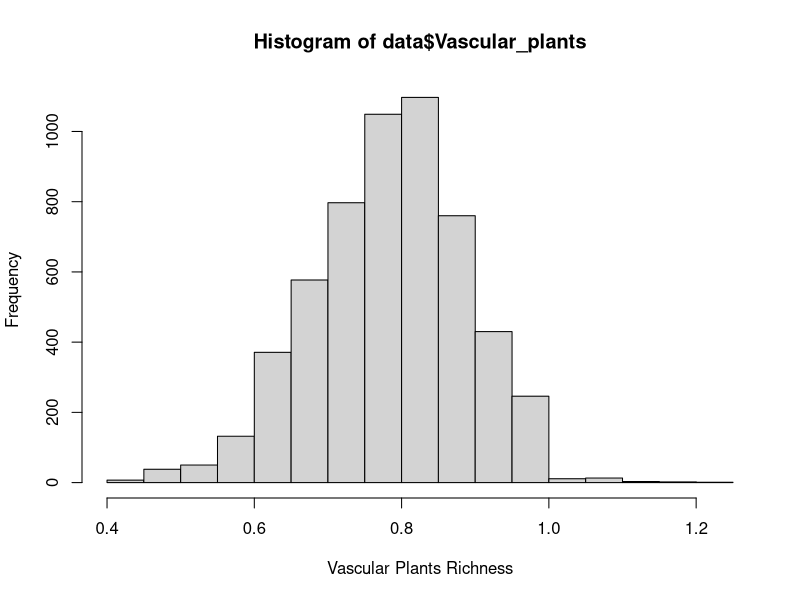
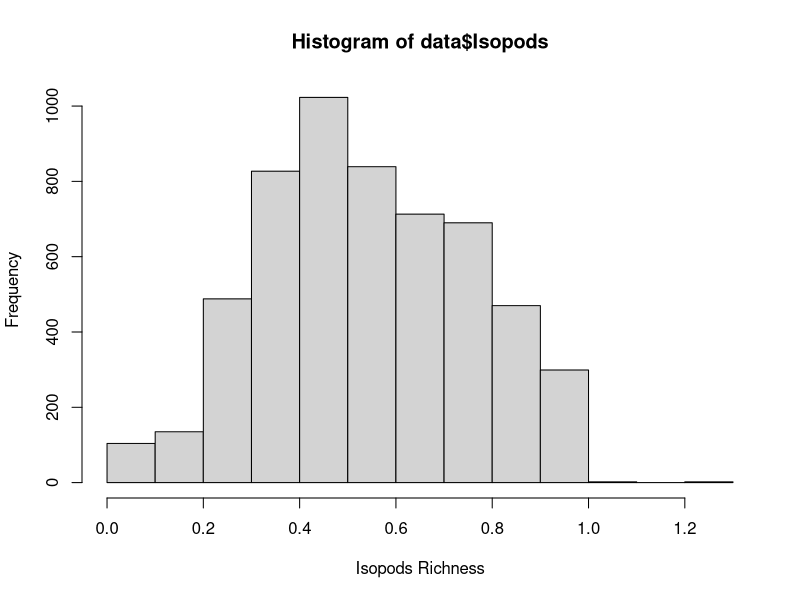
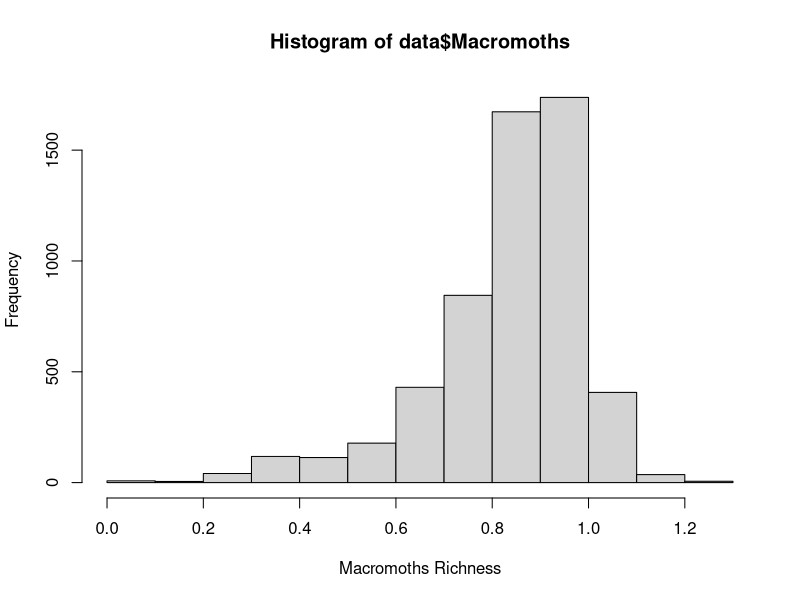
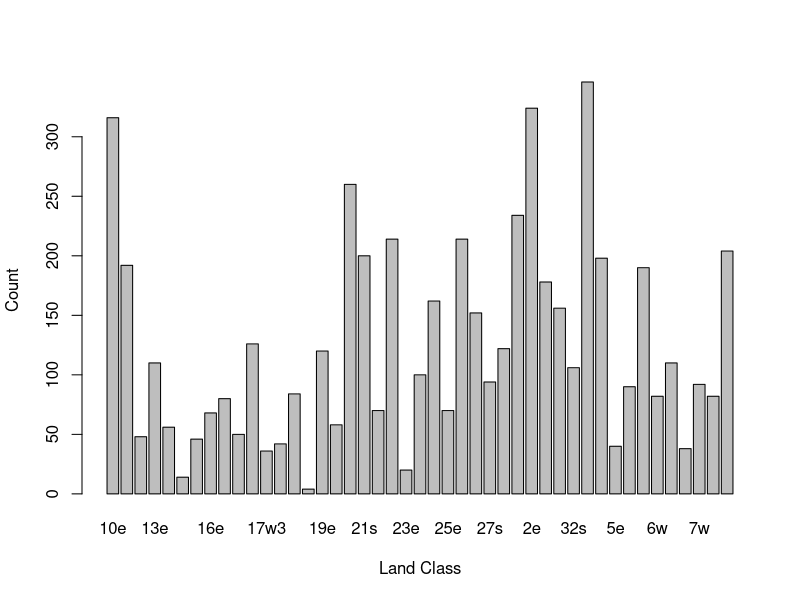
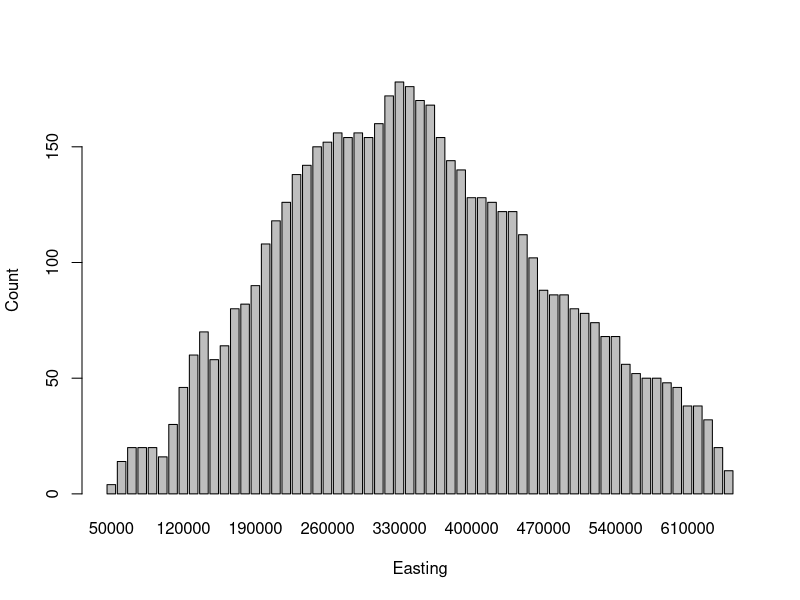
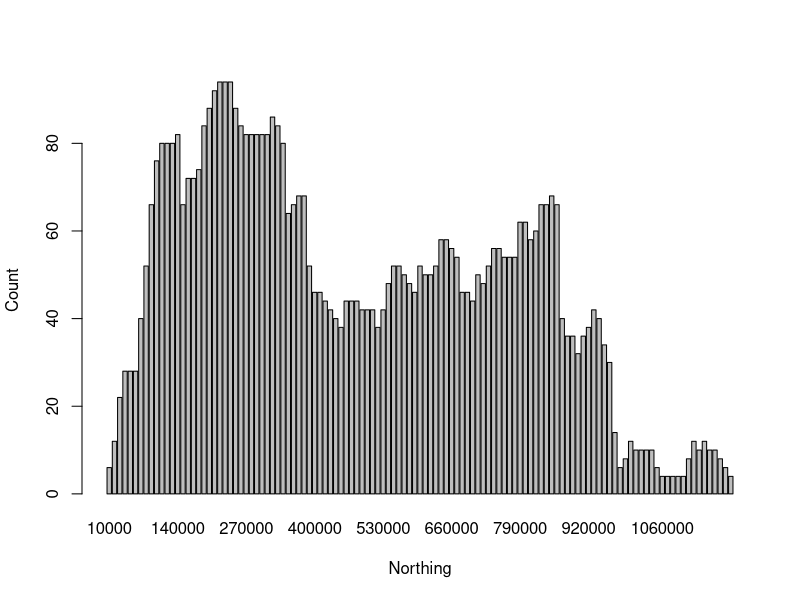

R code for these plots, in order:
## Bees, Bryophytes,	Carabids,	Isopods,	Ladybirds,	Macromoths,	Vascular_plants	

data <- read.csv("proportional_species_richness_V2.csv")

str(data)

# Select relevant columns for the taxonomic groups
selected_groups <- c("Bees", "Bryophytes", "Carabids", "Isopods", 
                     "Ladybirds", "Macromoths", "Vascular_plants")

# Calculate BD7
data$BD7 <- rowMeans(data[selected_groups], na.rm = TRUE)

# Calculate BD11
data$BD11 <- rowMeans(data[, c("Bees", "Bird", "Bryophytes", "Butterflies", 
                                               "Carabids", "Hoverflies", "Isopods", 
                                               "Ladybirds", "Macromoths", "Grasshoppers_._Crickets", 
                                               "Vascular_plants")], na.rm = TRUE)

## 1. Univariate Analysis
summary(data$Vascular_plants)
# Distribution of Vascular Plants Proportional Species Richness
hist(data$Vascular_plants, xlab = "Vascular Plants Richness")


summary(data$Isopods)
# Distribution of Isopods Proportional Species Richness
hist(data$Isopods, xlab = "Isopods Richness")

summary(data$Macromoths)
# Distribution of Macromoths Proportional Species Richness
hist(data$Macromoths, xlab = "Macromoths Richness")

# Distribution of Dominant Land Class
barplot(table(data$dominantLandClass), 
        xlab = "Land Class", ylab = "Count")

# Distribution of Easting
barplot(table(data$Easting),  
        xlab = "Easting", ylab = "Count")

# Distribution of Northing
barplot(table(data$Northing), 
        xlab = "Northing", ylab = "Count")

summary(data[,selected_groups])

## 2. Hypothesis Test

### T-Test for Two Independent Samples
t.test(data$Bees, data$Vascular_plants, alternative = "two.sided")

t.test(data$Bryophytes, data$Macromoths, alternative = "two.sided")

t.test(data$Carabids, data$Ladybirds, alternative = "two.sided")

### Wilcoxon Signed-Rank Test for Paired Samples
wilcox.test(data$Ladybirds, data$Macromoths, 
            paired = TRUE, alternative = "two.sided")

wilcox.test(data$Bryophytes, data$Isopods, 
            paired = TRUE, alternative = "two.sided")

wilcox.test(data$Vascular_plants, data$Carabids, 
            paired = TRUE, alternative = "two.sided")

## 3. Linear Regression

## Simple Linear Regression for BD7 vs. BD11 Overall

regression_overall <- lm(BD7 ~ BD11, data = data)

# Summary of the regression
summary(regression_overall)

## Simple Linear Regression for BD7 vs. BD11 by Period

# Create separate data frames for each period
periods <- unique(data$period)

# Perform regression for each period
regression_by_period <- lapply(periods, function(period) {
  subset_data <- subset(data, period == period)
  lm(BD7 ~ BD11, data = subset_data)
})

# Display summaries for each regression
lapply(seq_along(regression_by_period), function(i) {
  cat("\nSummary for Period", periods[i], ":\n")
  print(summary(regression_by_period[[i]]))
})

## 4. Multiple Linear Regression

cleand_data <- na.omit(data)
attach(cleand_data)

# Calculate BD4 (mean of the remaining four taxonomic groups)
cleand_data$BD4 <- rowMeans(cleand_data[, c("Bird", "Butterflies", 
                              "Hoverflies", "Grasshoppers_._Crickets")], 
                     na.rm = TRUE)

# Multiple linear regression
multiple_regression <- lm(BD4 ~ Bees + Bryophytes + Carabids + 
                            Isopods + Ladybirds + Macromoths + Vascular_plants, 
                          data = cleand_data)

# Summary of the regression
summary(multiple_regression)

### Feature Selection based on P-values and AIC

# Perform stepwise backward elimination based on AIC
backward_selection <- step(multiple_regression, direction = "forward")

# Display the final model
summary(backward_selection)

## 5. Open Analysis
# Linear regression of BD7 against the "period" variable
regression_bd7_period <- lm(BD7 ~ period, data = cleand_data)

# Summary of the regression
summary(regression_bd7_period)


# Linear regression of BD7 against the "period" variable
regression_bd4_period <- lm(BD4 ~ period, data = cleand_data)

# Summary of the regression
summary(regression_bd4_period)

